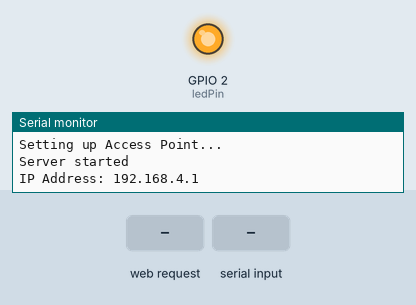
Recording of a sketch running on a simulated ESP8266 (NodeMCU). Parts: output pins drawn as LEDs (lit = HIGH), the last lines printed to the serial monitor. The test bench sets the inputs (shaded band).

Above: at 1.2 s.
1.3 s: HTTP request GET /roomON received
2.8 s: "roomON\n" received over Serial
At 3.3 s:
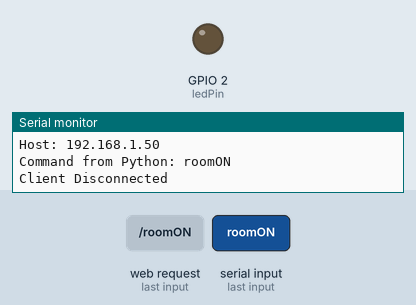
4.3 s: HTTP request GET /roomOFF received
5.8 s: "roomOFF\n" received over Serial
At 6.8 s:
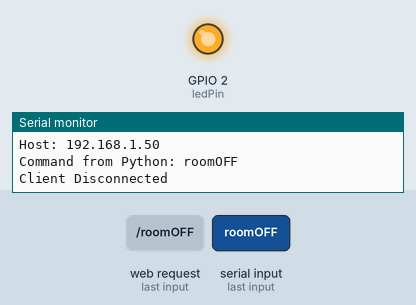
7.3 s: HTTP request GET /kitchenON received
8.8 s: "kitchenON\n" received over Serial
At 9.1 s:
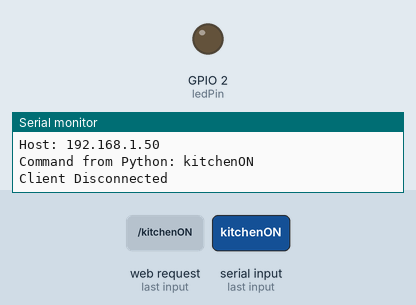
Timing chart, 0 to 11.3 s (numbered marks = the images above; inputs shaded):
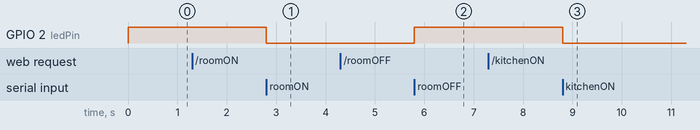

The sketch:

IOTESP-Controller.ino
```cpp
#include <ESP8266WiFi.h>

const char* ssid = "ESP8266-Access-Point";
const char* password = "123456789";

WiFiServer server(8888); // Define the server to listen on port 8888
const int ledPin = LED_BUILTIN; // Built-in LED pin for status

String clientData = "";  // Variable to store the received data from the client
bool isBlinking = false; // Flag to check if the LED is blinking
unsigned long previousMillis = 0; // Timer for blinking
const long blinkInterval = 500; // Blinking interval in milliseconds

void setup() {
  Serial.begin(115200);
  delay(10);

  pinMode(ledPin, OUTPUT);
  digitalWrite(ledPin, HIGH); // Turn off LED initially (active LOW)

  Serial.println("Setting up Access Point...");
  WiFi.softAP(ssid, password);
  server.begin(); // Start the server

  Serial.println("Server started");
  Serial.print("IP Address: ");
  Serial.println(WiFi.softAPIP()); // Print the IP address of the ESP8266
}

void loop() {
  WiFiClient client = server.available(); // Check if there's a client connected

  if (client) {
    Serial.println("New Client Connected");
    client.setTimeout(2000); // Set timeout for client communication

    while (client.connected()) {
      while (client.available()) {
        char c = client.read(); // Read one character at a time
        clientData += c;        // Append the character to clientData
      }

      // Process the received data
      if (clientData.length() > 0) {
        Serial.print("Received Prompt from Client: ");
        Serial.println(clientData);

        // Send prompt to the serial port for the Python script
        Serial.println("Prompt:" + clientData); // Send to Python
        clientData = ""; // Reset clientData for next input
      }

      // Check for a command from the Python script
      if (Serial.available()) {
        String command = Serial.readStringUntil('\n'); // Read the response
        command.trim(); // Remove whitespace and newline characters
        Serial.print("Command from Python: ");
        Serial.println(command);

        // Execute the command
        executeCommand(command);

        // Send acknowledgment back to the client
        client.println("Command executed: " + command);
      }

      // Handle blinking if enabled
      handleBlinking();
    }
    client.stop(); // Close the client connection
    Serial.println("Client Disconnected");
  }
}

void executeCommand(String command) {
  if (command == "roomON") {
    isBlinking = false;            // Stop blinking
    digitalWrite(ledPin, LOW);     // Turn on the LED (active LOW)
  } else if (command == "roomOFF") {
    isBlinking = false;            // Stop blinking
    digitalWrite(ledPin, HIGH);    // Turn off the LED
  } else if (command == "kitchenON") {
    isBlinking = true;             // Start blinking
  } else if (command == "kitchenOFF") {
    isBlinking = false;            // Stop blinking
    digitalWrite(ledPin, HIGH);    // Turn off the LED
  } else {
    Serial.println("Invalid command received: " + command);
  }
}

void handleBlinking() {
  if (isBlinking) {
    unsigned long currentMillis = millis();
    if (currentMillis - previousMillis >= blinkInterval) {
      previousMillis = currentMillis;
      digitalWrite(ledPin, !digitalRead(ledPin)); // Toggle LED state
    }
  }
}
```

Measured:
- after the input at 2.8 s, GPIO 2 (ledPin): HIGH → LOW at once
- after the input at 5.8 s, GPIO 2 (ledPin): LOW → HIGH at once
- after the input at 8.8 s, GPIO 2 (ledPin): HIGH → LOW at once
